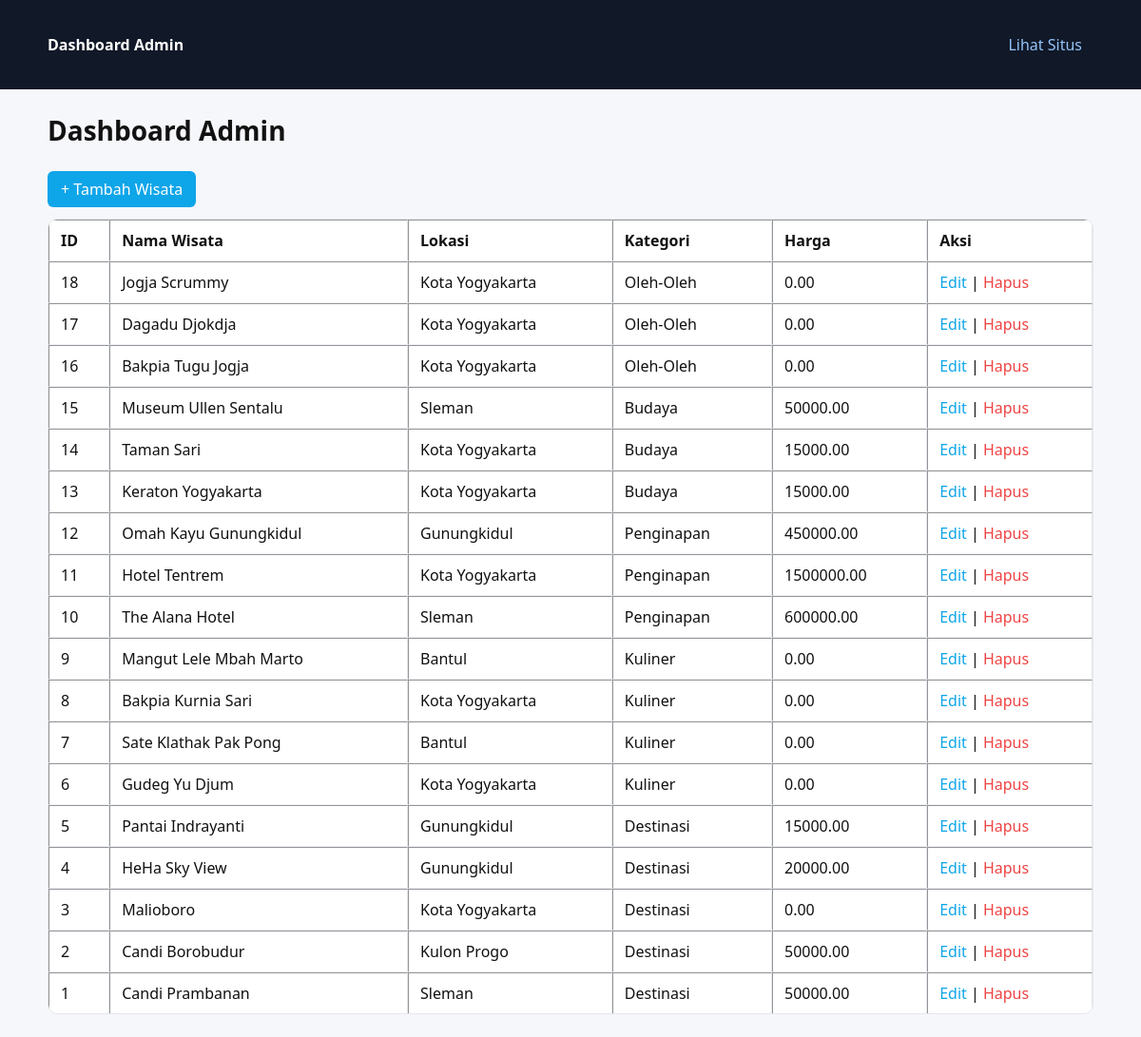
Page /apache/deploy/src/public/admin/dashboard.php (signed in) on the committed database.
### tables this page shows
CREATE TABLE `Wisata` (
  `id_wisata` int(11) NOT NULL,
  `nama_wisata` varchar(150) NOT NULL,
  `deskripsi` text DEFAULT NULL,
  `harga_tiket` decimal(10,2) DEFAULT NULL,
  `jam_operasional` varchar(100) DEFAULT NULL,
  `id_lokasi` int(11) DEFAULT NULL,
  `id_kategori` int(11) DEFAULT NULL,
  `gambar` varchar(255) DEFAULT 'default.jpg'
);

CREATE TABLE `Lokasi` (
  `id_lokasi` int(11) NOT NULL,
  `nama_daerah` varchar(100) NOT NULL,
  `alamat` varchar(255) DEFAULT NULL
);

CREATE TABLE `Kategori` (
  `id_kategori` int(11) NOT NULL,
  `nama_kategori` varchar(100) NOT NULL,
  `deskripsi_kategori` text DEFAULT NULL
);

### apache/deploy/src/includes/functions.php (called while the page is built, shortened)
<?php
function escape($s) {
    return htmlspecialchars($s, ENT_QUOTES|ENT_SUBSTITUTE, 'UTF-8');
}

### apache/deploy/src/public/admin/dashboard.php (the view, shortened to what this page needs)
<?php
require_once __DIR__ . '/../../includes/db.php';
require_once __DIR__ . '/../../includes/functions.php';
$stmt = $pdo->query("
    SELECT w.id_wisata, w.nama_wisata, l.nama_daerah, k.nama_kategori, w.harga_tiket
    FROM Wisata w
    LEFT JOIN Lokasi l ON w.id_lokasi = l.id_lokasi
    LEFT JOIN Kategori k ON w.id_kategori = k.id_kategori
    ORDER BY w.id_wisata DESC
");
$wisata = $stmt->fetchAll();
?>
<!doctype html>
<html>
<head>
    <link rel="stylesheet" href="assets/admin.css">
</head>
<body>
<div class="headerbar">
  <div class="container">
    <strong>Dashboard Admin</strong>
    <span style="float:right"><a href="../public/index.php">Lihat Situs</a></span>
  </div>
</div>
<div class="container">
<h1>Dashboard Admin</h1>
<div class="actions">
  <a class="btn" href="wisata_create.php">+ Tambah Wisata</a>
</div>
<table class="table" border="1" cellpadding="8">
    <tr>
        <th>ID</th>
        <th>Nama Wisata</th>
        <th>Lokasi</th>
        <th>Kategori</th>
        <th>Harga</th>
        <th>Aksi</th>
    </tr>
    <?php foreach ($wisata as $w): ?>
        <tr>
            <td><?= $w['id_wisata'] ?></td>
            <td><?= escape($w['nama_wisata']) ?></td>
            <td><?= escape($w['nama_daerah']) ?></td>
            <td><?= escape($w['nama_kategori']) ?></td>
            <td><?= escape($w['harga_tiket']) ?></td>
            <td>
                <a href="wisata_edit.php?id=<?= $w['id_wisata'] ?>">Edit</a> |
                <a class="btn-delete"
                   href="wisata_delete.php?id=<?= $w['id_wisata'] ?>">
                   Hapus
                </a>
            </td>
        </tr>
    <?php endforeach; ?>
    </table>
</div>
</body>
</html>

### apache/deploy/src/public/admin/assets/admin.css (style rules this page uses)
html,body { margin:0;padding:0;font-family:system-ui,-apple-system,Segoe UI,Roboto,Ubuntu,Cantarell,Noto Sans,sans-serif;background:#f6f7fb;color:#111 }
.container { max-width:1100px;margin:24px auto;padding:0 16px }
h1 { font-size:28px;margin:24px 0 }
a { color:#0ea5e9;text-decoration:none }
button,.btn { background:#0ea5e9;color:#fff;border:none;border-radius:6px;padding:8px 14px;cursor:pointer }
.btn-delete { color:#ef4444 }
.table { width:100%;border-collapse:separate;border-spacing:0;background:#fff;border:1px solid #e5e7eb;border-radius:10px;overflow:hidden }
.table th,.table td { padding:10px 12px;border-bottom:1px solid #eef2f7;text-align:left }
.table tr:last-child td { border-bottom:none }
.headerbar { background:#111827;color:#fff;padding:12px 16px }
.headerbar a { color:#93c5fd;margin-right:12px }
.actions { display:flex;gap:8px;align-items:center;margin:12px 0 }

### rows in the picture
wisata: id_wisata "18", nama_wisata "Jogja Scrummy", id_lokasi.nama_daerah "Kota Yogyakarta", id_kategori.nama_kategori "Oleh-Oleh", harga_tiket "0.00"
wisata: id_wisata "17", nama_wisata "Dagadu Djokdja", id_lokasi.nama_daerah "Kota Yogyakarta", id_kategori.nama_kategori "Oleh-Oleh", harga_tiket "0.00"
wisata: id_wisata "16", nama_wisata "Bakpia Tugu Jogja", id_lokasi.nama_daerah "Kota Yogyakarta", id_kategori.nama_kategori "Oleh-Oleh", harga_tiket "0.00"
wisata: id_wisata "15", nama_wisata "Museum Ullen Sentalu", id_lokasi.nama_daerah "Sleman", id_kategori.nama_kategori "Budaya", harga_tiket "50000.00"
wisata: id_wisata "14", nama_wisata "Taman Sari", id_lokasi.nama_daerah "Kota Yogyakarta", id_kategori.nama_kategori "Budaya", harga_tiket "15000.00"
wisata: id_wisata "13", nama_wisata "Keraton Yogyakarta", id_lokasi.nama_daerah "Kota Yogyakarta", id_kategori.nama_kategori "Budaya", harga_tiket "15000.00"
wisata: id_wisata "12", nama_wisata "Omah Kayu Gunungkidul", id_lokasi.nama_daerah "Gunungkidul", id_kategori.nama_kategori "Penginapan", harga_tiket "450000.00"
wisata: id_wisata "11", nama_wisata "Hotel Tentrem", id_lokasi.nama_daerah "Kota Yogyakarta", id_kategori.nama_kategori "Penginapan", harga_tiket "1500000.00"
wisata: id_wisata "10", nama_wisata "The Alana Hotel", id_lokasi.nama_daerah "Sleman", id_kategori.nama_kategori "Penginapan", harga_tiket "600000.00"
wisata: id_wisata "9", nama_wisata "Mangut Lele Mbah Marto", id_lokasi.nama_daerah "Bantul", id_kategori.nama_kategori "Kuliner", harga_tiket "0.00"
wisata: id_wisata "8", nama_wisata "Bakpia Kurnia Sari", id_lokasi.nama_daerah "Kota Yogyakarta", id_kategori.nama_kategori "Kuliner", harga_tiket "0.00"
wisata: id_wisata "7", nama_wisata "Sate Klathak Pak Pong", id_lokasi.nama_daerah "Bantul", id_kategori.nama_kategori "Kuliner", harga_tiket "0.00"
wisata: id_wisata "6", nama_wisata "Gudeg Yu Djum", id_lokasi.nama_daerah "Kota Yogyakarta", id_kategori.nama_kategori "Kuliner", harga_tiket "0.00"
wisata: id_wisata "5", nama_wisata "Pantai Indrayanti", id_lokasi.nama_daerah "Gunungkidul", id_kategori.nama_kategori "Destinasi", harga_tiket "15000.00"
wisata: id_wisata "4", nama_wisata "HeHa Sky View", id_lokasi.nama_daerah "Gunungkidul", id_kategori.nama_kategori "Destinasi", harga_tiket "20000.00"
wisata: id_wisata "3", nama_wisata "Malioboro", id_lokasi.nama_daerah "Kota Yogyakarta", id_kategori.nama_kategori "Destinasi", harga_tiket "0.00"
wisata: id_wisata "2", nama_wisata "Candi Borobudur", id_lokasi.nama_daerah "Kulon Progo", id_kategori.nama_kategori "Destinasi", harga_tiket "50000.00"
wisata: id_wisata "1", nama_wisata "Candi Prambanan", id_lokasi.nama_daerah "Sleman", id_kategori.nama_kategori "Destinasi", harga_tiket "50000.00"
